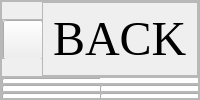
      <widget class="QWidget" name="page_4">
       <layout class="QVBoxLayout" name="verticalLayout_19">
        <property name="spacing">
         <number>0</number>
        </property>
        <property name="leftMargin">
         <number>0</number>
        </property>
        <property name="topMargin">
         <number>0</number>
        </property>
        <property name="rightMargin">
         <number>0</number>
        </property>
        <property name="bottomMargin">
         <number>0</number>
        </property>
        <item>
         <widget class="QFrame" name="frame_76">
          <property name="font">
           <font>
            <family>Times New Roman</family>
            <pointsize>18</pointsize>
           </font>
          </property>
          <property name="frameShape">
           <enum>QFrame::StyledPanel</enum>
          </property>
          <property name="frameShadow">
           <enum>QFrame::Raised</enum>
          </property>
          <layout class="QVBoxLayout" name="verticalLayout_14">
           <property name="spacing">
            <number>0</number>
           </property>
           <property name="leftMargin">
            <number>0</number>
           </property>
           <property name="topMargin">
            <number>0</number>
           </property>
           <property name="rightMargin">
            <number>0</number>
           </property>
           <property name="bottomMargin">
            <number>0</number>
           </property>
           <item>
            <widget class="QFrame" name="frame_77">
             <property name="font">
              <font>
               <family>Times New Roman</family>
               <pointsize>18</pointsize>
              </font>
             </property>
             <property name="frameShape">
              <enum>QFrame::StyledPanel</enum>
             </property>
             <property name="frameShadow">
              <enum>QFrame::Raised</enum>
             </property>
             <layout class="QHBoxLayout" name="horizontalLayout_28">
              <property name="spacing">
               <number>0</number>
              </property>
              <property name="leftMargin">
               <number>0</number>
              </property>
              <property name="topMargin">
               <number>0</number>
              </property>
              <property name="rightMargin">
               <number>0</number>
              </property>
              <property name="bottomMargin">
               <number>0</number>
              </property>
              <item>
               <widget class="QFrame" name="frame_78">
                <property name="maximumSize">
                 <size>
                  <width>40</width>
                  <height>40</height>
                 </size>
                </property>
                <property name="font">
                 <font>
                  <family>Times New Roman</family>
                  <pointsize>18</pointsize>
                 </font>
                </property>
                <property name="frameShape">
                 <enum>QFrame::StyledPanel</enum>
                </property>
                <property name="frameShadow">
                 <enum>QFrame::Raised</enum>
                </property>
                <layout class="QVBoxLayout" name="verticalLayout_33">
                 <property name="spacing">
                  <number>0</number>
                 </property>
                 <property name="leftMargin">
                  <number>0</number>
                 </property>
                 <property name="topMargin">
                  <number>0</number>
                 </property>
                 <property name="rightMargin">
                  <number>0</number>
                 </property>
                 <property name="bottomMargin">
                  <number>0</number>
                 </property>
                 <item>
                  <widget class="QPushButton" name="pushButton_10">
                   <property name="minimumSize">
                    <size>
                     <width>40</width>
                     <height>40</height>
                    </size>
                   </property>
                   <property name="maximumSize">
                    <size>
                     <width>40</width>
                     <height>40</height>
                    </size>
                   </property>
                   <property name="font">
                    <font>
                     <family>Times New Roman</family>
                     <pointsize>18</pointsize>
                    </font>
                   </property>
                   <property name="text">
                    <string/>
                   </property>
                   <property name="icon">
                    <iconset resource="image.qrc">
                     <normaloff>:/img/back.png</normaloff>:/img/back.png</iconset>
                   </property>
                  </widget>
                 </item>
                </layout>
               </widget>
              </item>
              <item>
               <widget class="QFrame" name="frame_79">
                <property name="font">
                 <font>
                  <family>Times New Roman</family>
                  <pointsize>18</pointsize>
                 </font>
                </property>
                <property name="frameShape">
                 <enum>QFrame::StyledPanel</enum>
                </property>
                <property name="frameShadow">
                 <enum>QFrame::Raised</enum>
                </property>
                <layout class="QVBoxLayout" name="verticalLayout_20">
                 <item alignment="Qt::AlignHCenter">
                  <widget class="QLabel" name="label_3">
                   <property name="font">
                    <font>
                     <family>Times New Roman</family>
                     <pointsize>36</pointsize>
                     <italic>false</italic>
                     <bold>false</bold>
                    </font>
                   </property>
                   <property name="text">
                    <string>BACK</string>
                   </property>
                  </widget>
                 </item>
                </layout>
               </widget>
              </item>
             </layout>
            </widget>
           </item>
           <item>
            <widget class="QFrame" name="frame_80">
             <property name="font">
              <font>
               <family>Times New Roman</family>
               <pointsize>18</pointsize>
              </font>
             </property>
             <property name="frameShape">
              <enum>QFrame::StyledPanel</enum>
             </property>
             <property name="frameShadow">
              <enum>QFrame::Raised</enum>
             </property>
             <layout class="QHBoxLayout" name="horizontalLayout_29">
              <property name="spacing">
               <number>0</number>
              </property>
              <property name="leftMargin">
               <number>0</number>
              </property>
              <property name="topMargin">
               <number>0</number>
              </property>
              <property name="rightMargin">
               <number>0</number>
              </property>
              <property name="bottomMargin">
               <number>0</number>
              </property>
              <item>
               <widget class="QFrame" name="frame_81">
                <property name="font">
                 <font>
                  <family>Times New Roman</family>
                  <pointsize>18</pointsize>
                 </font>
                </property>
                <property name="frameShape">
                 <enum>QFrame::StyledPanel</enum>
                </property>
                <property name="frameShadow">
                 <enum>QFrame::Raised</enum>
                </property>
                <widget class="QPushButton" name="pushButton_39">
                 <property name="geometry">
                  <rect>
                   <x>0</x>
                   <y>0</y>
                   <width>491</width>
                   <height>171</height>
                  </rect>
                 </property>
                 <property name="font">
                  <font>
                   <family>Times New Roman</family>
                   <pointsize>18</pointsize>
                  </font>
                 </property>
                 <property name="text">
                  <string>Back Extension </string>
                 </property>
                </widget>
               </widget>
              </item>
              <item>
               <widget class="QFrame" name="frame_82">
                <property name="font">
                 <font>
                  <family>Times New Roman</family>
                  <pointsize>18</pointsize>
                 </font>
                </property>
                <property name="frameShape">
                 <enum>QFrame::StyledPanel</enum>
                </property>
                <property name="frameShadow">
                 <enum>QFrame::Raised</enum>
                </property>
                <widget class="QPushButton" name="pushButton_40">
                 <property name="geometry">
                  <rect>
                   <x>-8</x>
                   <y>-5</y>
                   <width>501</width>
                   <height>181</height>
                  </rect>
                 </property>
                 <property name="font">
                  <font>
                   <family>Times New Roman</family>
                   <pointsize>18</pointsize>
                  </font>
                 </property>
                 <property name="text">
                  <string>Dumbbell Pullover</string>
                 </property>
                </widget>
               </widget>
              </item>
             </layout>
            </widget>
           </item>
           <item>
            <widget class="QFrame" name="frame_83">
             <property name="font">
              <font>
               <family>Times New Roman</family>
               <pointsize>18</pointsize>
              </font>
             </property>
             <property name="frameShape">
              <enum>QFrame::StyledPanel</enum>
             </property>
             <property name="frameShadow">
              <enum>QFrame::Raised</enum>
             </property>
             <layout class="QHBoxLayout" name="horizontalLayout_30">
              <property name="spacing">
               <number>0</number>
              </property>
              <property name="leftMargin">
               <number>0</number>
              </property>
              <property name="topMargin">
               <number>0</number>
              </property>
              <property name="rightMargin">
               <number>0</number>
              </property>
              <property name="bottomMargin">
               <number>0</number>
              </property>
              <item>
               <widget class="QFrame" name="frame_84">
                <property name="font">
                 <font>
                  <family>Times New Roman</family>
                  <pointsize>18</pointsize>
                 </font>
                </property>
                <property name="frameShape">
                 <enum>QFrame::StyledPanel</enum>
                </property>
                <property name="frameShadow">
                 <enum>QFrame::Raised</enum>
                </property>
                <widget class="QPushButton" name="pushButton_41">
                 <property name="geometry">
                  <rect>
                   <x>0</x>
                   <y>0</y>
                   <width>491</width>
                   <height>171</height>
                  </rect>
                 </property>
                 <property name="font">
                  <font>
                   <family>Times New Roman</family>
                   <pointsize>18</pointsize>
                  </font>
                 </property>
                 <property name="text">
                  <string>Barbell Row</string>
                 </property>
                </widget>
               </widget>
              </item>
              <item>
               <widget class="QFrame" name="frame_85">
                <property name="font">
                 <font>
                  <family>Times New Roman</family>
                  <pointsize>18</pointsize>
                 </font>
                </property>
                <property name="frameShape">
                 <enum>QFrame::StyledPanel</enum>
                </property>
                <property name="frameShadow">
                 <enum>QFrame::Raised</enum>
                </property>
                <widget class="QPushButton" name="pushButton_42">
                 <property name="geometry">
                  <rect>
                   <x>0</x>
                   <y>0</y>
                   <width>491</width>
                   <height>171</height>
                  </rect>
                 </property>
                 <property name="font">
                  <font>
                   <family>Times New Roman</family>
                   <pointsize>18</pointsize>
                  </font>
                 </property>
                 <property name="text">
                  <string>One-Arm Row</string>
                 </property>
                </widget>
               </widget>
              </item>
             </layout>
            </widget>
           </item>
           <item>
            <widget class="QFrame" name="frame_86">
             <property name="font">
              <font>
               <family>Times New Roman</family>
               <pointsize>18</pointsize>
              </font>
             </property>
             <property name="frameShape">
              <enum>QFrame::StyledPanel</enum>
             </property>
             <property name="frameShadow">
              <enum>QFrame::Raised</enum>
             </property>
             <layout class="QHBoxLayout" name="horizontalLayout_31">
              <property name="spacing">
               <number>0</number>
              </property>
              <property name="leftMargin">
               <number>0</number>
              </property>
              <property name="topMargin">
               <number>0</number>
              </property>
              <property name="rightMargin">
               <number>0</number>
              </property>
              <property name="bottomMargin">
               <number>0</number>
              </property>
              <item>
               <widget class="QFrame" name="frame_87">
                <property name="font">
                 <font>
                  <family>Times New Roman</family>
                  <pointsize>18</pointsize>
                 </font>
                </property>
                <property name="frameShape">
                 <enum>QFrame::StyledPanel</enum>
                </property>
                <property name="frameShadow">
                 <enum>QFrame::Raised</enum>
                </property>
                <widget class="QPushButton" name="pushButton_43">
                 <property name="geometry">
                  <rect>
                   <x>0</x>
                   <y>0</y>
                   <width>491</width>
                   <height>171</height>
                  </rect>
                 </property>
                 <property name="font">
                  <font>
                   <family>Times New Roman</family>
                   <pointsize>18</pointsize>
                  </font>
                 </property>
                 <property name="text">
                  <string>Pulldown With A Band</string>
                 </property>
                </widget>
               </widget>
              </item>
              <item>
               <widget class="QFrame" name="frame_88">
                <property name="font">
                 <font>
                  <family>Times New Roman</family>
                  <pointsize>18</pointsize>
                 </font>
                </property>
                <property name="frameShape">
                 <enum>QFrame::StyledPanel</enum>
                </property>
                <property name="frameShadow">
                 <enum>QFrame::Raised</enum>
                </property>
                <widget class="QPushButton" name="pushButton_44">
                 <property name="geometry">
                  <rect>
                   <x>0</x>
                   <y>0</y>
                   <width>491</width>
                   <height>171</height>
                  </rect>
                 </property>
                 <property name="font">
                  <font>
                   <family>Times New Roman</family>
                   <pointsize>18</pointsize>
                  </font>
                 </property>
                 <property name="text">
                  <string>Pullup</string>
                 </property>
                </widget>
               </widget>
              </item>
             </layout>
            </widget>
           </item>
          </layout>
         </widget>
        </item>
       </layout>
      </widget>
